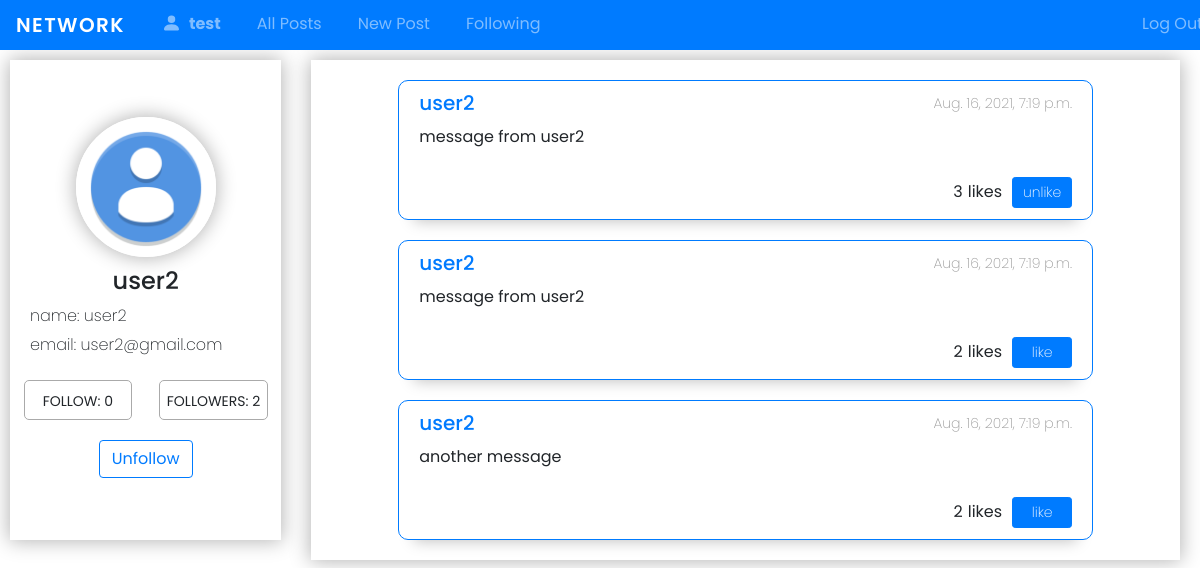
Page /user_info/6/ (signed in) on the committed database.
### network/models.py (models this page shows, shortened)
class User(AbstractUser):
    image = models.ImageField(upload_to='images',  default='images/user.png')
    following = models.ManyToManyField(
        "self", blank=True, related_name="followers", symmetrical=False
    )
    def __str__(self):
        return f"{self.username}"

class Post(models.Model):
    user = models.ForeignKey("User", on_delete=models.CASCADE)
    text = models.TextField(max_length=500)
    timestamp = models.DateTimeField(auto_now_add=True)
    liked = models.ManyToManyField(User, blank=True, related_name='likes')
    def total_likes(self):
        return self.liked.all().count()

### network/views.py (the view)
# urls.py: path("user_info/<int:id>/", views.user_info, name="user_info"),
@login_required
def user_info(request, id):
    userID = request.user.id
    user = User.objects.get(id=id)
    posts = Post.objects.filter(user=user)
    paginator = Paginator(posts, 10)
    page_number = request.GET.get('page')
    page_obj = paginator.get_page(page_number)
    followers = user.followers.count()
    follow = user.following.count()
    usersShow = user.following.all()
    return render(request, "network/user_info.html", {
        'user_id': id,
        'userInfo': user,
        'posts': page_obj,
        'followers': followers,
        'follow': follow,
        'users': usersShow,
        'id': userID
    })

### network/templates/network/user_info.html (shortened to what this page needs)
{% extends "network/layout.html" %}
{% block body %}
<div class="user-info-container">
    <div class="user-info-wrapper">
        <img class="user-info-item" id="user-img" src='../../static/images/user.png' alt="">
        <h4 class="user-info-item">{{userInfo}}</h4>
        <h6 class="user-info-item">name: <span>{{userInfo}}</span></h6>
        <h6 class="user-info-item">email: <span>{{userInfo.email}}</span></h6>
        <div class="user-info-followers">
            <div class="followers">FOLLOW: {{followers}}</div>
            <div class="following">FOLLOWERS: {{follow}}</div>
        </div>
        {% if user.is_authenticated %}
        {% if user.id != userInfo.id %}
        {% if user in userInfo.following.all %}
        <a class="add" href="{% url 'followers' id=userInfo.id %}">
            <button class="btn btn-outline-primary">Unfollow</button>
        </a>
        {% else %}
        <a class="add" href="{% url 'followers' id=userInfo.id %}">
            <button class="btn btn-outline-primary">Follow</button>
        </a>
        {% endif %}
        {% endif %}
        {% endif %}
    </div>
    <div class="user-info-body">
        {% for post in posts %}
        <div class="post-body">
            <div class="post-body-header">
                <a href="{% url 'user_info' post.user.id %}">
                    <h5>{{post.user}}</h5>
                </a>
                <p>{{post.timestamp}}</p>
            </div>
            <p class="post-body-text">{{post.text}}</p>
            <div class="post-buttons">
                <div class="post-likes">
                    <div class="post-body-likes like-count{{post.id}}">{{post.total_likes}}</div>
                    <div>likes</div>
                </div>
                <form action="{% url 'like-post-view' %}" method="POST" class="like-form" id="{{post.id}}">
                    {% if user.is_authenticated %}
                    <button id="like-btn" class="like-btn{{post.id}} btn btn-primary btn-sm" type="submit">
                        {% if user not in post.liked.all %}
                        like
                        {% else %}
                        unlike
                        {% endif %}
                    </button>
                    {% endif %}
                </form>
            </div>
        </div>
        {% empty %}
        <h2 id="post-body-empty">You don't have any post yet</h2>
        {% endfor %}
    </div>
</div>
{% endblock %}

### network/templates/network/layout.html (shortened to what this page needs)
{% load static %}
<!DOCTYPE html>
<html lang="en">
<head>
    <link rel="stylesheet" href="https://stackpath.bootstrapcdn.com/bootstrap/4.4.1/css/bootstrap.min.css"
>
    <link rel="stylesheet" href="https://cdn.jsdelivr.net/npm/bootstrap-icons@1.5.0/font/bootstrap-icons.css">
    <link href="{% static 'network/styles.css' %}" rel="stylesheet">
</head>
<body>
    <nav class="navbar navbar-expand-md navbar-dark bg-primary">
        <a class="navbar-brand" href="#">Network</a>
        <div>
            <ul class="navbar-nav mr-auto">
                {% if user.is_authenticated %}
                <li class="nav-item">
                    <a class="nav-link" href="{% url 'user_info' user.id %}"><svg xmlns="http://www.w3.org/2000/svg"
                            width="16" height="16" fill="currentColor" class="bi bi-person-fill" viewBox="0 0 16 16">
                            <path d="M3 14s-1 0-1-1 1-4 6-4 6 3 6 4-1 1-1 1H3zm5-6a3 3 0 1 0 0-6 3 3 0 0 0 0 6z" />
                        </svg><strong>{{user.username}}</strong></a>
                </li>
                {% endif %}
                <div class="navbar-body">
                    <li class="nav-item">
                        <a class="nav-link" href="{% url 'index' %}">All Posts</a>
                    </li>
                </div>
                {% if user.is_authenticated %}
                <div class="navbar-body">
                    <li class="nav-item">
                        <a class="nav-link" href="{% url 'newpost' %}">New Post</a>
                    </li>
                </div>
                <div class="navbar-body">
                    <li class="nav-item">
                        <a class="nav-link" href="{% url 'following' user.id %}">Following</a>
                    </li>
                </div>
                <li class="nav-item">
                    <a class="nav-link" href="{% url 'logout' %}">Log Out</a>
                </li>
                {% endif %}
            </ul>
        </div>
    </nav>
    <div class="body">
        {% block body %}
        {% endblock %}
    </div>
</body>
</html>

### network/static/network/styles.css (style rules this page uses)
*, *::after, *::before { margin: 0; padding: 0; box-sizing: border-box; font-family: 'Poppins', sans-serif; }
body { overflow-x: hidden; }
.navbar { width: 100%; height: 50px; }
.navbar-brand { text-transform: uppercase; font-weight: 600; letter-spacing: 1.4px; }
.navbar-nav { display: flex; width: 90vw; }
.navbar-body:last-of-type { flex: 1; }
.nav-item { padding: 0 10px; }
.nav-link > svg { width: 25px; height: 25px; margin-right: 5px; padding-bottom: 5px; }
.post-body { width: 80%; border: 1px solid #007bff; border-radius: 10px; margin: 20px auto; -webkit-box-shadow: 0px 17px 14px -16px rgba(0,0,0,0.25); box-shadow: 0px 17px 14px -16px rgba(0,0,0,0.25); }
.post-body-header { display: flex; justify-content: space-between; align-items: center; padding: 10px 20px; }
.post-body-header > a { text-decoration: none; }
.post-body-header > a > h5 { margin-bottom: 0; }
.post-body-header > p { font-size: 14px; font-weight: 200; color: #999; margin-bottom: 0; }
.post-body-text { font-size: 16px; padding: 0 20px; width: 90%; }
.post-likes { display: flex; align-items: center; margin-right: 10px; flex: 1; font-weight: 400; }
.post-body-likes { width: 35%; margin-left: auto; margin-right: 0; padding: 5px 5px 5px 15px; text-align: right; }
.post-buttons { display: flex; padding: 10px 20px; align-items: center; justify-content: flex-end; }
#like-btn { width: 60px !important; font-weight: 200 !important; }
.user-info-container { display: flex; }
.user-info-body { width: 80%; margin: 10px 20px; -webkit-box-shadow: 0px 0px 19px 1px rgba(0,0,0,0.3); box-shadow: 0px 0px 19px 1px rgba(0,0,0,0.3); }
.user-info-wrapper { width: 25%; height: 60vh; margin: 10px; display: flex; flex-direction: column; justify-content: center; align-items: center; -webkit-box-shadow: 0px 0px 19px 1px rgba(0,0,0,0.3); box-shadow: 0px 0px 19px 1px rgba(0,0,0,0.3); }
.user-info-wrapper h6 { width: 100%; padding-left: 20px; padding-right: 20px; text-align: left; font-weight: 200; }
.user-info-wrapper h6 span { display: inline-block; text-align: center; }
.user-info-item { margin: 5px 0; }
.user-info-followers { width: 100%; margin-top: 20px; display: flex; justify-content: space-around; align-items: center; }
.followers, .following { width: 40%; height: 40px; line-height: 40px; font-size: 14px; text-align: center; border: 1px solid #aaa; border-radius: 5px; }
#user-img { width: 140px; height: 140px; padding: 5px; object-fit: cover; border-radius: 50%; border: 2px solid #fff; -webkit-box-shadow: 0px 0px 19px 1px rgba(0,0,0,0.3); box-shadow: 0px 0px 19px 1px rgba(0,0,0,0.3); }
.add { margin: 20px 0 10px; }

### rows in the picture
User: username "test"
User: username "user2", email "user2@gmail.com"
Post: user "user2", timestamp "Aug. 16, 2021, 7:19 p.m.", text "message from user2", total_likes "3", shows "unlike"
Post: user "user2", timestamp "Aug. 16, 2021, 7:19 p.m.", text "message from user2", total_likes "2"
Post: user "user2", timestamp "Aug. 16, 2021, 7:19 p.m.", text "another message", total_likes "2"

### other values in the picture
{{ followers }} "0"
{{ follow }} "2"
